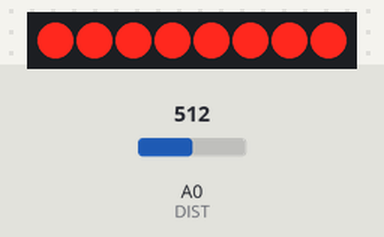
The sketch below on a simulated Arduino Uno, built with avr-gcc and run on an emulated ATmega328P. Parts: 8 shift-register outputs drawn as a row of LEDs (first output left, lit = HIGH). Wiring (inferred from the names in the program): shift register (74HC595): data pin 8; shift clock pin 10; latch pin 9. Wiring (inferred from the signals the program sends): row of LEDs: on Q0, Q1, Q2, Q3, Q4, Q5, Q6, Q7. Inputs (shaded band) come from the test bench; at power-on: A0 (DIST) = 512.

Above: at 1.2 s.
1.3 s: A0 (DIST) set to 490
At 2.3 s:
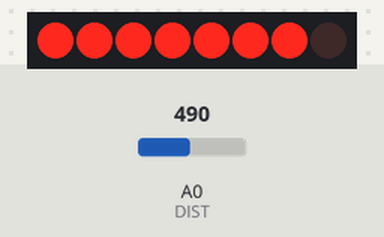
2.8 s: A0 (DIST) set to 306
At 3.4 s:
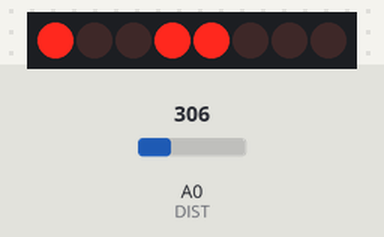
4.3 s: A0 (DIST) set to 258
5.8 s: A0 (DIST) set to 242
At 6.9 s:
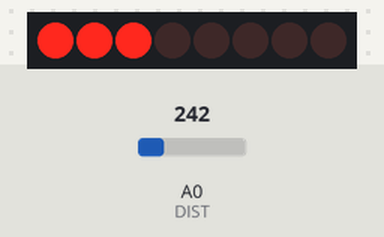
7.3 s: A0 (DIST) set to 122
At 8.1 s:
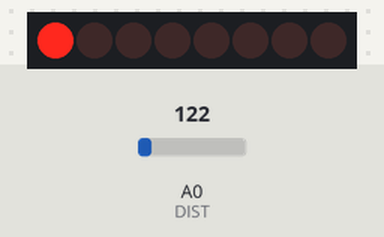
8.8 s: A0 (DIST) set to 66
10.3 s: A0 (DIST) set to 59
At 11.6 s:
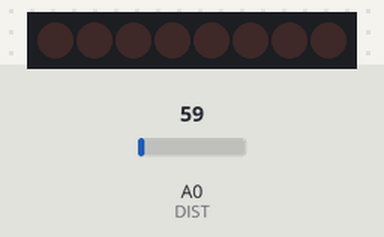
Timing chart, 0 to 12.8 s (numbered marks = the images above; inputs shaded):
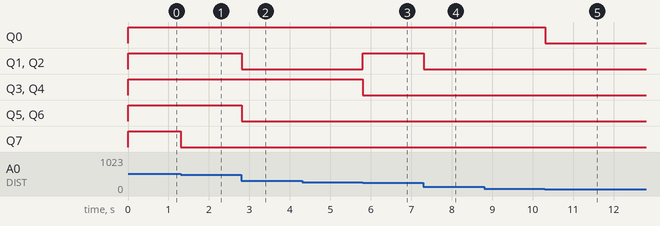

The sketch:

BarGraphDistance.ino
```cpp
// A bar graph that responds to how close you are

const int SER =8;
const int LATCH =9;
const int CLK = 10;
const int DIST =0;

//Possible LED settings
int vals[9] = {0,1,3,7,25,31,63,127,255};

//Maximum value provided by sensor
int maxVal = 500;

//Minimum value provided by sensor
int minVal = 0;

void setup() {
  pinMode(SER, OUTPUT);
  pinMode(LATCH, OUTPUT);
  pinMode(CLK, OUTPUT);
}

void loop() {
  int distance = analogRead(DIST);
  distance = map(distance, minVal, maxVal, 0, 8);
  distance = constrain(distance,0,8);

  digitalWrite(LATCH, LOW);
  shiftOut(SER, CLK, MSBFIRST, vals[distance]);
  digitalWrite(LATCH,HIGH);
  delay(10);

}
```

Measured:
- the behaviour switches between 250 and 249 on A0 (DIST) (found by bisection; images 2 and 3)
- the behaviour switches between 63 and 62 on A0 (DIST) (found by bisection; images 4 and 5)
- after the input at 1.3 s, Q7: HIGH → LOW at once
- after the input at 2.8 s, Q1, Q2, Q5, Q6: HIGH → LOW at once
- after the input at 4.3 s, every drawn part: stays the same
- after the input at 5.8 s, Q1, Q2: LOW → HIGH at once; Q3, Q4: HIGH → LOW at once
- after the input at 7.3 s, Q1, Q2: HIGH → LOW at once
- after the input at 8.8 s, every drawn part: stays the same
- after the input at 10.3 s, Q0: HIGH → LOW at once
